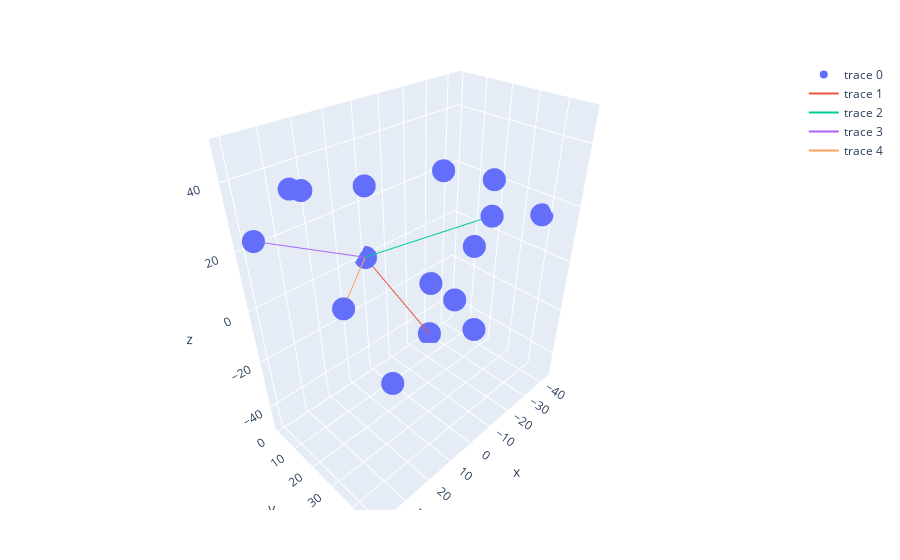

Notebook source saved alongside this figure:
### Code cell
x=rand(-50:50,1,15)
y=rand(0:50,1,15)
z=rand(-50:50,1,15)
m5=[x;y;z]
Conichull(m5)

### Figure 1 — Plotly figure (JSON) as saved in the notebook; plotly's stock layout.template omitted (floating-point values rounded to 4 significant figures)
{"data": [{"mode": "markers", "type": "scatter3d", "x": [28, -30, -19, 32, 40, 15, -28, -34, -43, -12, -12, 40, -27, 1, 5, 0], "y": [6, 14, 12, 48, 5, 6, 3, 25, 38, 23, 41, 31, 24, 48, 8, 0], "z": [36, -26, -14, -1, 25, -10, -48, 12, 14, 34, 37, 48, 3, -2, 30, 0]}, {"mode": "lines", "type": "scatter3d", "x": [-28, 0], "y": [3, 0], "z": [-48, 0]}, {"mode": "lines", "type": "scatter3d", "x": [-34, 0], "y": [25, 0], "z": [12, 0]}, {"mode": "lines", "type": "scatter3d", "x": [40, 0], "y": [5, 0], "z": [25, 0]}, {"mode": "lines", "type": "scatter3d", "x": [15, 0], "y": [6, 0], "z": [-10, 0]}], "layout": {"margin": {"b": 50, "l": 50, "r": 50, "t": 60}}}
